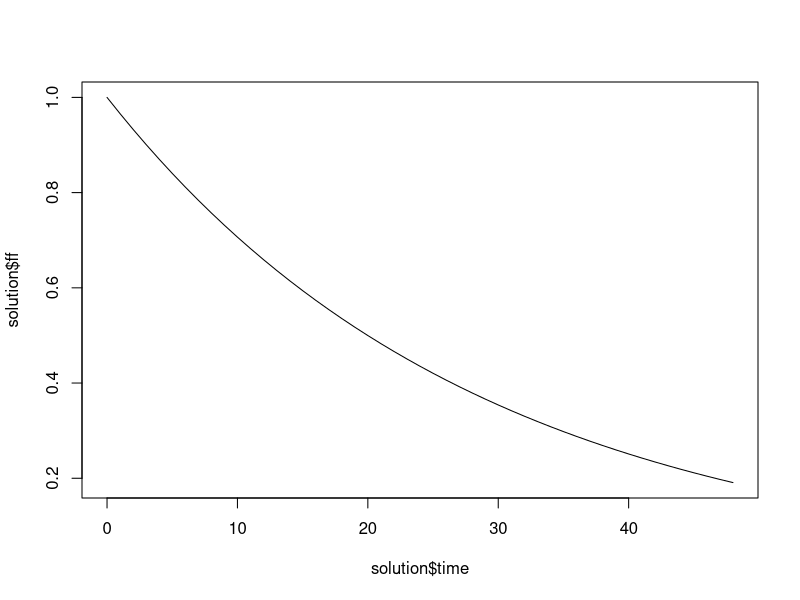

Reproduce this figure in R.
#female increase in BW: 3.5 g/d
#Male increase in BW: 5.9 g.d

library(deSolve)

create.params <- function(user.input){
  with(as.list(user.input),{

    Ka <- 5.8e5
    CalbB_init <- 486*1e-06 #mol/L
    Calb_exp_init <- 600*1e-06 #mol/L
    Cpfoa_init <-  5*1e-06 #mol/L
    koff_alb <- 0.0001 #1/s
    kon_alb <- Ka * koff_alb #1/M/s

    return(list("CalbB_init" = CalbB_init, "Cpfoa_init" = Cpfoa_init, "kon_alb" = kon_alb, 
                "koff_alb" = koff_alb,
                "Calb_exp_init" = Calb_exp_init
    ))
    
  })
}  

ode.func <- function(time, inits, params){
  with(as.list(c(inits, params)),{

    
    dCalb_free = koff_alb*Calb_bound - kon_alb*Calb_free*CPFOA_free
    dCPFOA_free = koff_alb*Calb_bound - kon_alb*Calb_free*CPFOA_free
    
    dCalb_bound = - koff_alb*Calb_bound + kon_alb*Calb_free*CPFOA_free
    dCPFOA_bound = - koff_alb*Calb_bound + kon_alb*Calb_free*CPFOA_free
    
   ff = CPFOA_free / (CPFOA_free  + CPFOA_bound )

    
    list(c('dCalb_free' = dCalb_free, 'dCPFOA_free' = dCPFOA_free, 'dCalb_bound' = dCalb_bound,
           'dCPFOA_bound' = dCPFOA_bound), ff = ff)
    
  })
}

#Initial condition for each compartment.

create.inits <- function(parameters){
  with(as.list(parameters),{
    
    Calb_free <- Calb_exp_init; CPFOA_free <- Cpfoa_init
    Calb_bound<- 0; CPFOA_bound<-0
    
    
    return(c('Calb_free' = Calb_free, 'CPFOA_free' = CPFOA_free,
             'Calb_bound' = Calb_bound, 'CPFOA_bound' = CPFOA_bound))
    
    
  })
}


create.events <- function(parameters){
  with(as.list(parameters), {
    
    
    return()
  })
}


###############################################
###############################################

params <- create.params(NULL)
inits <- create.inits(params)
events <- create.events(params)


sample_time=seq(0,48,1)
solution <- data.frame(deSolve::ode(times = sample_time,  func = ode.func,
                                    y = inits, parms = params,events = events,
                                    method="lsodes",rtol = 1e-07, atol = 1e-07))
plot(solution$time, solution$ff, type = "l")
solution$ff
